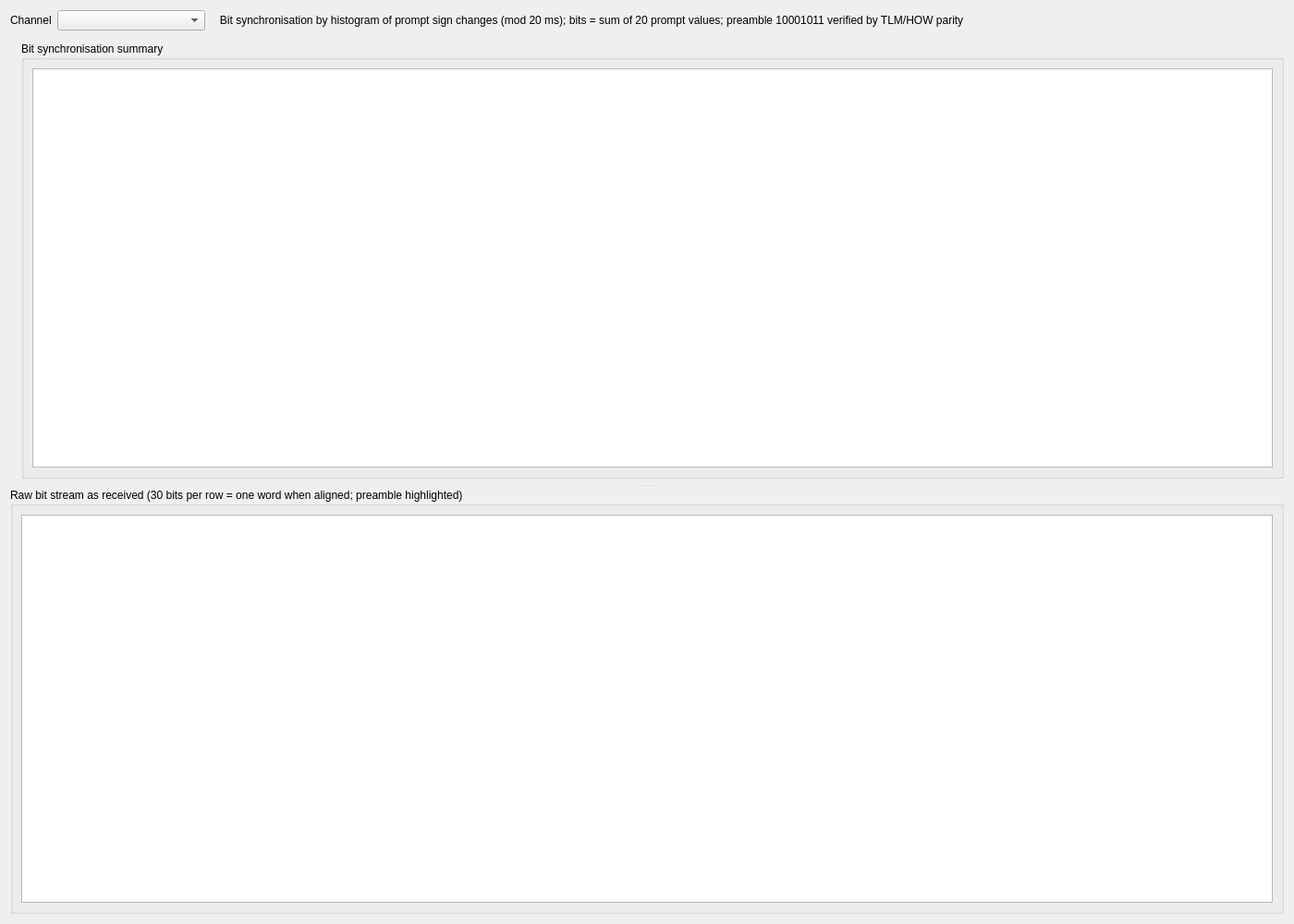
<?xml version="1.0" encoding="UTF-8"?>
<ui version="4.0">
 <class>BitSyncPage</class>
 <widget class="QWidget" name="BitSyncPage">
  <property name="geometry">
   <rect><x>0</x><y>0</y><width>1400</width><height>1000</height></rect>
  </property>
  <layout class="QVBoxLayout" name="mainLayout">
   <item>
    <layout class="QHBoxLayout" name="controlsLayout">
     <item><widget class="QLabel" name="channelLabel"><property name="text"><string>Channel</string></property></widget></item>
     <item><widget class="QComboBox" name="channelCombo"><property name="minimumSize"><size><width>160</width><height>0</height></size></property></widget></item>
     <item><widget class="QLabel" name="infoLabel"><property name="text"><string>   Bit synchronisation by histogram of prompt sign changes (mod 20 ms); bits = sum of 20 prompt values; preamble 10001011 verified by TLM/HOW parity</string></property></widget></item>
     <item>
      <spacer name="controlsSpacer">
       <property name="orientation"><enum>Qt::Horizontal</enum></property>
       <property name="sizeHint" stdset="0"><size><width>40</width><height>20</height></size></property>
      </spacer>
     </item>
    </layout>
   </item>
   <item>
    <widget class="QSplitter" name="splitter">
     <property name="orientation"><enum>Qt::Vertical</enum></property>
     <widget class="QWidget" name="plotsWidget">
      <layout class="QGridLayout" name="plotsGrid">
       <item row="0" column="0">
        <widget class="gui::PlotWidget" name="histPlot" native="true">
         <property name="title" stdset="0"><string>Histogram of I_P sign transitions vs ms mod 20</string></property>
         <property name="xLabel" stdset="0"><string>ms within the 20-ms bit</string></property>
         <property name="yLabel" stdset="0"><string>Transitions</string></property>
        </widget>
       </item>
       <item row="0" column="1" colspan="2">
        <widget class="gui::PlotWidget" name="promptPlot" native="true">
         <property name="title" stdset="0"><string>Prompt I with detected bit boundaries</string></property>
         <property name="xLabel" stdset="0"><string>Tracking ms</string></property>
         <property name="yLabel" stdset="0"><string>I_P</string></property>
        </widget>
       </item>
       <item row="1" column="0">
        <widget class="gui::PlotWidget" name="softPlot" native="true">
         <property name="title" stdset="0"><string>Integrated (soft) navigation bits</string></property>
         <property name="xLabel" stdset="0"><string>Bit index</string></property>
         <property name="yLabel" stdset="0"><string>Sum of 20 I_P</string></property>
        </widget>
       </item>
       <item row="1" column="1">
        <widget class="gui::PlotWidget" name="softHistPlot" native="true">
         <property name="title" stdset="0"><string>Soft-bit distribution (bimodal = clean bit decisions)</string></property>
         <property name="xLabel" stdset="0"><string>Soft bit value</string></property>
         <property name="yLabel" stdset="0"><string>Count</string></property>
        </widget>
       </item>
       <item row="1" column="2">
        <widget class="QGroupBox" name="summaryGroup">
         <property name="title"><string>Bit synchronisation summary</string></property>
         <layout class="QVBoxLayout" name="summaryLayout">
          <item><widget class="gui::DataTable" name="summaryTable"/></item>
         </layout>
        </widget>
       </item>
       <item row="2" column="0" colspan="3">
        <widget class="gui::PlotWidget" name="preamblePlot" native="true">
         <property name="title" stdset="0"><string>Correlation of the bit stream with the preamble (+/-8 = match, red = parity-verified subframe start)</string></property>
         <property name="xLabel" stdset="0"><string>Bit index</string></property>
         <property name="yLabel" stdset="0"><string>Correlation</string></property>
        </widget>
       </item>
      </layout>
     </widget>
     <widget class="QGroupBox" name="bitsGroup">
      <property name="title"><string>Raw bit stream as received (30 bits per row = one word when aligned; preamble highlighted)</string></property>
      <layout class="QVBoxLayout" name="bitsLayout">
       <item><widget class="gui::DataTable" name="bitsTable"/></item>
      </layout>
     </widget>
    </widget>
   </item>
  </layout>
 </widget>
 <customwidgets>
  <customwidget>
   <class>gui::PlotWidget</class>
   <extends>QWidget</extends>
   <header>gui/PlotWidget.h</header>
   <container>1</container>
  </customwidget>
  <customwidget>
   <class>gui::DataTable</class>
   <extends>QTableWidget</extends>
   <header>gui/DataTable.h</header>
  </customwidget>
 </customwidgets>
 <resources/>
 <connections/>
</ui>
